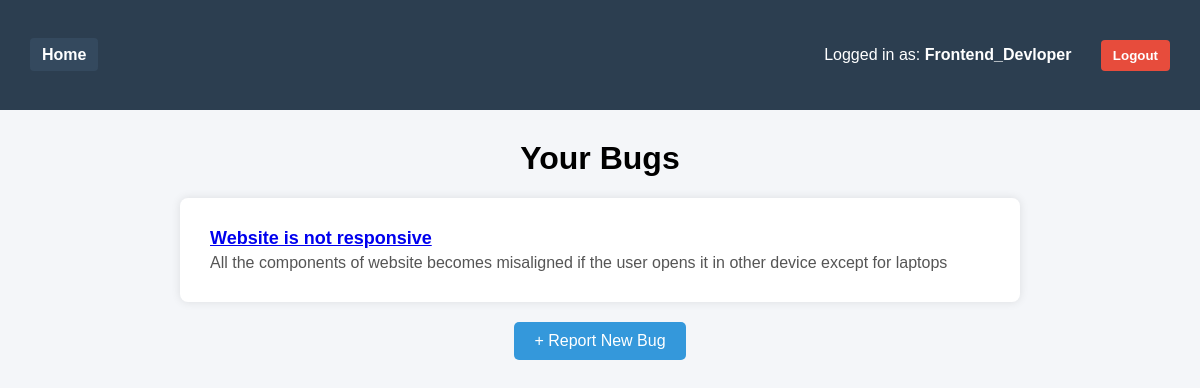
The page / (signed in) on the database its author committed.
### bugtracker/models.py (models this page shows, shortened)
class Bug(models.Model):
    STATUS_CHOICES = [
        ('open', 'Open'),
        ('in_progress', 'In Progress'),
        ('closed', 'Closed'),
    ]
    title = models.CharField(max_length=255)
    description = models.TextField()
    status = models.CharField(max_length=20, choices=STATUS_CHOICES, default='open')
    created_by = models.ForeignKey(User, on_delete=models.CASCADE, related_name='created_bugs')
    assigned_to = models.ForeignKey(User, on_delete=models.SET_NULL, null=True, blank=True, related_name='assigned_bugs')
    created_at = models.DateTimeField(auto_now_add=True)
    updated_at = models.DateTimeField(auto_now=True)

### bugtracker/views.py (the view)
# urls.py: path('', BugListView.as_view(), name='bug_list'),  # default home view
class BugListView(LoginRequiredMixin, ListView):
    model = Bug
    template_name = 'bugtracker/bug_list.html'
    context_object_name = 'bugs'
    login_url = '/accounts/login/'   # 👈 Redirects to login if user not logged in
    def get_queryset(self):
        return Bug.objects.filter(
            Q(created_by=self.request.user) | Q(assigned_to=self.request.user)
        ).distinct()

### bugtracker/templates/bugtracker/bug_list.html (shortened to what this page needs)
<!DOCTYPE html>
<html lang="en">
<head>
</head>
<body>
<nav>
    <div class="nav-left">
        <a href="{% url 'bugtracker:bug_list' %}" style="background-color: #34495e;">Home</a>
    </div>
    <div class="nav-right">
        {% if user.is_authenticated %}
            <span style="color: white; margin-right: 15px;">
                Logged in as: <strong>{{ user.username }}</strong>
            </span>
            <form method="post" action="{% url 'logout' %}" style="display: inline;">
                <button type="submit" style="
                    background-color: #e74c3c;
                    color: white;
                    border: none;
                    padding: 8px 12px;
                    border-radius: 4px;
                    cursor: pointer;
                    font-weight: bold;
                ">Logout</button>
            </form>
        {% endif %}
    </div>
</nav>
<h1>Your Bugs</h1>
<div class="bug-container">
    {% if bugs %}
        {% for bug in bugs %}
            <div class="bug">
                <div class="bug-title">
                    <a href="{% url 'bugtracker:bug_detail' bug.pk %}">
                        {{ bug.title }}
                    </a>
                </div>
                <div class="bug-description">{{ bug.description }}</div>
            </div>
        {% endfor %}
    {% else %}
        <p style="text-align: center;">No bugs reported yet.</p>
    {% endif %}
</div>
<a class="create-button" href="{% url 'bugtracker:bug_create' %}">+ Report New Bug</a>
</body>
</html>

### bugtracker/templates/bugtracker/bug_list.html (style rules this page uses)
body { font-family: Arial, sans-serif; background-color: #f4f6f9; margin: 0; padding: 0; }
nav { background-color: #2c3e50; padding: 20px; display: flex; justify-content: space-between; align-items: center; height: 70px; }
.nav-left a, .nav-right a, .nav-right form button { color: white; text-decoration: none; margin: 0 10px; padding: 8px 12px; font-weight: bold; border-radius: 4px; transition: background 0.3s; }
.nav-right form { display: inline; }
h1 { text-align: center; margin-top: 30px; }
.bug-container { max-width: 800px; margin: 20px auto; background: white; border-radius: 8px; padding: 20px; box-shadow: 0 0 10px rgba(0,0,0,0.1); }
.bug { padding: 10px; border-bottom: 1px solid #eee; }
.bug:last-child { border-bottom: none; }
.bug-title { font-size: 18px; font-weight: bold; color: #333; }
.bug-description { margin-top: 5px; color: #555; }
.create-button { display: block; width: fit-content; margin: 20px auto; padding: 10px 20px; background-color: #3498db; color: white; border: none; border-radius: 5px; text-decoration: none; text-align: center; }

### rows shown on the page
Bug: title "Website is not responsive", description "All the components of website becomes misaligned if the user opens it in other device except for laptops"

### other values the page prints
{{ user.username }} "Frontend_Devloper"
